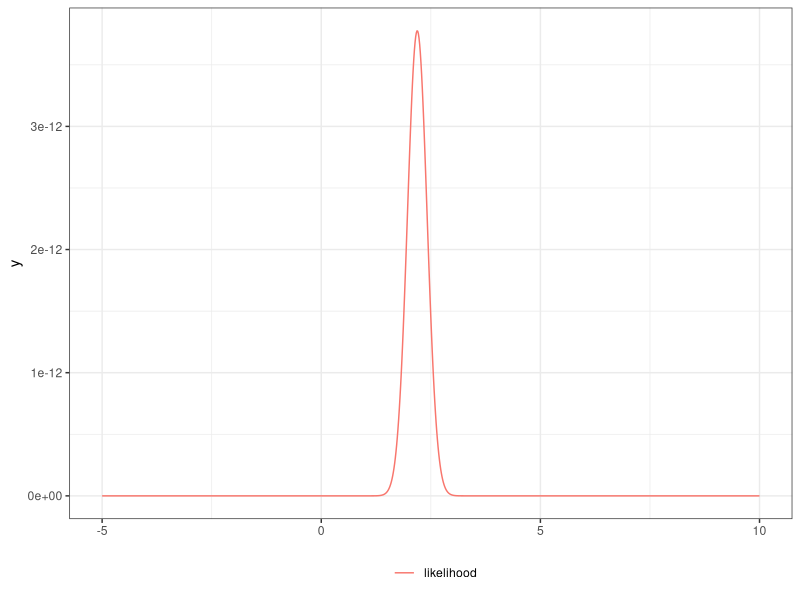
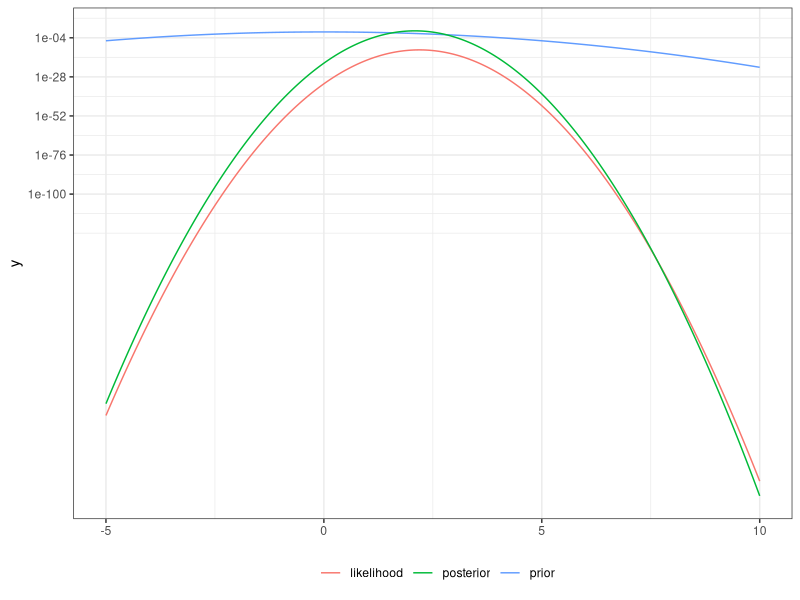

Source code (R) for these figures, in order:
## ---- chunk 1
set.seed(1)
mu <- 2
sigma <- 1
n <- 20
x <- rnorm(n = n, mean = mu, sd = sigma)
xbar <- mean(x)
se <- sigma / sqrt(n)
CI_freq <- xbar + se * qnorm(c(.025, .975))
print(CI_freq)
## ---- chunk 2
lik0 <- function(mu) dnorm(x = x, mean = mu, sd = 1) |> prod()
lik <- function(mu) {
  (2 * pi * sigma^2)^(-n / 2) *
    exp(
      -1 / (2 * sigma^2) *
        (sum(x^2) - 2 * mu * sum(x) + n * (mu^2))
    )
}
library(ggplot2)
ngraph <- 1001
plot1 <- ggplot() +
  geom_function(fun = lik, aes(col = "likelihood"), n = ngraph) +
  xlim(c(-5, 10)) +
  theme_bw() +
  labs(col = "") +
  theme(legend.position = "bottom")
print(plot1)
## ---- chunk 3
mu_prior_mean <- 0
mu_prior_sd <- 1
mu_post_mean <- n / (n + 1) * xbar
mu_post_var <- 1 / (n + 1)
mu_post_sd <- sqrt(mu_post_var)
CI_bayes <- qnorm(
  p = c(.025, .975),
  mean = mu_post_mean,
  sd = mu_post_sd
)
print(CI_bayes)
prior <- function(mu) dnorm(mu, mean = mu_prior_mean, sd = mu_prior_sd)
posterior <- function(mu) dnorm(mu, mean = mu_post_mean, sd = mu_post_sd)
plot2 <- plot1 +
  geom_function(fun = prior, aes(col = "prior"), n = ngraph) +
  geom_function(fun = posterior, aes(col = "posterior"), n = ngraph)
print(plot2 + scale_y_log10())
## ---- chunk 4
pr_in_CI <- pnorm(
  CI_freq,
  mean = mu_post_mean,
  sd = mu_post_sd
) |> diff()
print(pr_in_CI)
